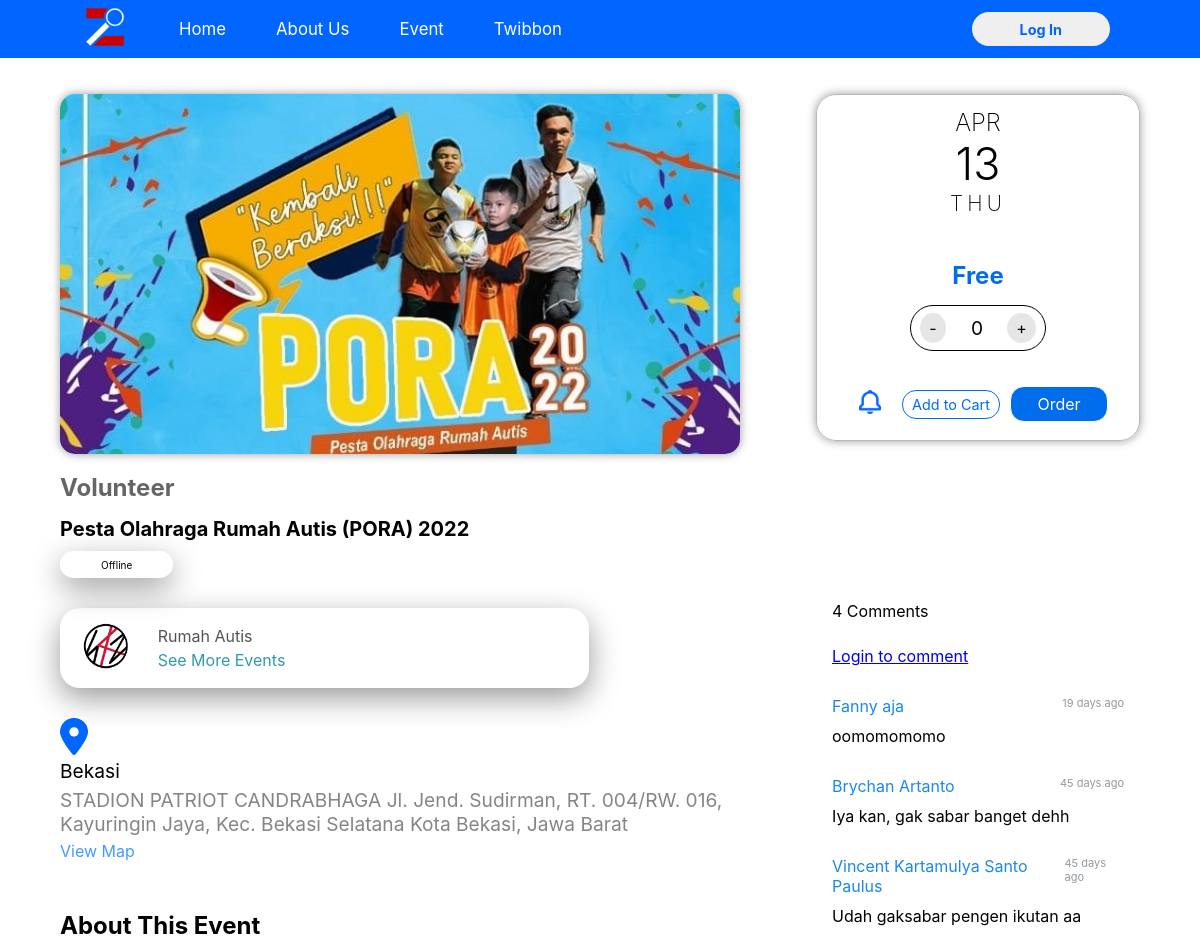
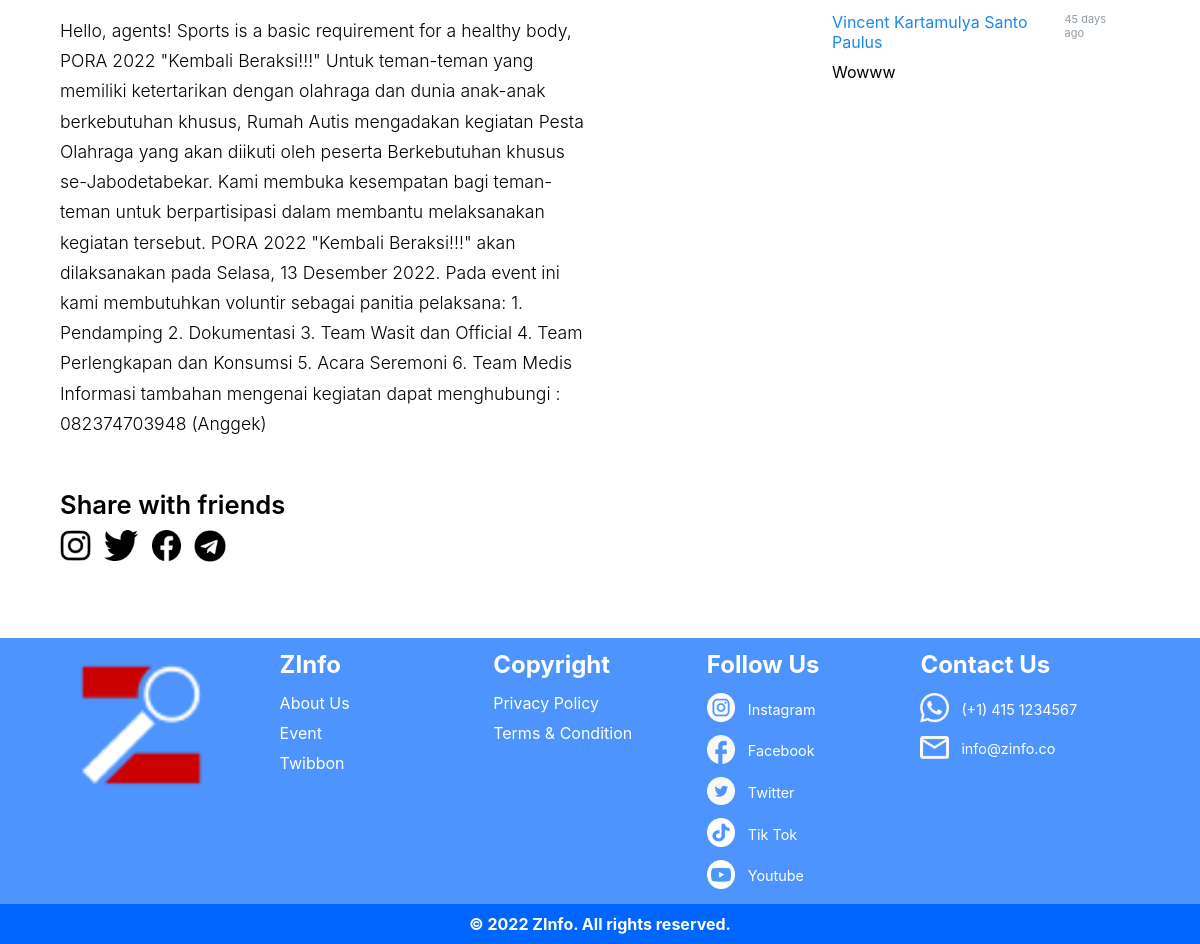
The app's page /detailevent.php?eventID=5 with its own data (2 pictures, top to bottom).
### tables this page shows
CREATE TABLE `event` (
  `EventID` int(11) NOT NULL,
  `KategoriID` int(11) NOT NULL,
  `Nama` varchar(200) NOT NULL,
  `Deskripsi` mediumtext NOT NULL,
  `GambarPoster` varchar(100) DEFAULT NULL,
  `Harga` int(11) NOT NULL,
  `Tanggal` date NOT NULL,
  `Lokasi` varchar(200) NOT NULL,
  `Alamat` varchar(200) NOT NULL,
  `JenisPert` varchar(10) NOT NULL,
  `sisaTicket` int(11) DEFAULT 50,
  `Twibbon` varchar(100) DEFAULT NULL,
  `NamaOrganizer` varchar(200) NOT NULL,
  `Instagram` varchar(100) NOT NULL,
  `Email` varchar(100) DEFAULT NULL,
  `logo` varchar(100) DEFAULT NULL
);

CREATE TABLE `kategori` (
  `KategoriID` int(11) NOT NULL,
  `Kategori` varchar(15) NOT NULL
);

CREATE TABLE `comment` (
  `CommentID` int(11) NOT NULL,
  `EventID` int(11) NOT NULL,
  `UserID` int(11) NOT NULL,
  `comment` text NOT NULL,
  `date` date NOT NULL
);

CREATE TABLE `user` (
  `UserID` int(11) NOT NULL,
  `Nama` varchar(200) NOT NULL,
  `Email` varchar(100) NOT NULL,
  `Password` varchar(100) NOT NULL,
  `TanggalLahir` date DEFAULT NULL,
  `JenisKelamin` char(6) DEFAULT NULL,
  `NoTelp` varchar(12) NOT NULL
);

### detailevent.php (the view, shortened to what this page needs)
<!DOCTYPE html>
<html lang="en">
<head>
    <link rel="stylesheet" href="css/detailevent.css">
</head>
<body>
    <?php
        include "DBconn.php";
        $EventID = $_GET["eventID"];
        $eventdetail = mysqli_query($conn, "SELECT * FROM `event` e JOIN kategori k ON e.KategoriID = k.KategoriID  WHERE EventID = $EventID");
        $detailed = mysqli_fetch_assoc($eventdetail);
    ?>
    <?php include "navbar.php" ?>
    <?php
        $query = "SELECT * FROM comment c JOIN event e ON e.EventID = c.EventID
                JOIN user u ON u.UserID = c.UserID where e.EventID = '$EventID' ORDER BY CommentID DESC";
        $comments = mysqli_query($conn, $query) or die(mysqli_error($conn));
    ?>
    <div id="detail-event">
        <div id="detail-event-left">
            <div>
                <img src="Asset/poster/<?= $detailed['GambarPoster'] ?>" alt="">
            </div>
            <h2 id="event-category"><?= $detailed['Kategori'] ?></h2>
            <h1 id="event-name"><?= $detailed['Nama'] ?></h1>
            <div>
                <p id="event-type">
                    <?= $detailed['JenisPert'] ?>
                </p>
            </div>
            <div id="event-organizer">
                <div>
                    <img src="Asset/event-logo.png" alt="">
                </div>
                <div>
                    <div id="organizer-name">
                        <?= $detailed['NamaOrganizer'] ?>
                    </div>
                    <div id="more-event">
                        <a href="">See More Events</a>
                    </div>
                </div>
            </div>
            <div id="event-location">
                <div>
                    <img src="Asset/location-blue.png" alt="">
                </div>
                <div>
                    <div id="event-location-1">
                        <?= $detailed['Lokasi'] ?>
                    </div>
                    <div id="event-location-2">
                        <?= $detailed['Alamat'] ?>
                    </div>
                    <div>
                        <a href="">View Map</a>
                    </div>
                </div>
            </div>
            <div id="about-event">
                <h2>About This Event</h2>
                <div>
                    <?= $detailed['Deskripsi'] ?>
                </div>
            </div>
            <div id="share-event">
                <div>
                    Share with friends
                </div>
                <div id="share-event-logo">
                    <div>
                        <img src="Asset/black-ig.png" alt="">
                    </div>
                    <div>
                        <img src="Asset/black-twitter.png" alt="">
                    </div>
                    <div>
                        <img src="Asset/black-fb.png" alt="">
                    </div>
                    <div>
                        <img src="Asset/black-tele.png" alt="">
                    </div>
                </div>
            </div>
        </div>
        <div id="detail-event-right">
            <div id="detail-event-right-child">
                <div id="detail-event-right-1">
                    <?php
                        $orgDate = $detailed["Tanggal"];
                        $newDateMonth = date("M", strtotime($orgDate));
                        $newDateDay = date("D", strtotime($orgDate));
                        $newDateDate = date("d", strtotime($orgDate));
                    ?>
                    <div id="event-date">
                        <div id="eventMonth">
                            <?= $newDateMonth ?>
                        </div>
                        <div id="eventDate">
                            <?= $newDateDate ?>
                        </div>
                        <div id="eventDay">
                            <?= $newDateDay ?>
                        </div>
                    </div>
                </div>
                <form action="payment.php" method="POST" id="formOrder">
                <div id="detail-event-right-2">
                    <h2>
                        <?php
                            if($detailed["Harga"]!=0):
                                $hasil = "Rp " . number_format($detailed["Harga"],2,',','.');
                                echo $hasil;
                            else:
                        ?>
                            Free
                        <?php endif; ?>
                    </h2>
                    <div id="event-count">
                        <div>
                            <div id="minButton" onclick="reduceAmount()">-</div>
                        </div>
                        <div id="amount">
                            <input type="text" value="0" id="textAmount" name="qty">
                        </div>
                        <div>
                            <div id="addButton" onclick="addAmount()">+</div>
                        </div>
                    </div>
                </div>
                <div id="detail-event-right-3">
                    <div id="detail-event-right-3-1">
                        <?php if(!isset($_SESSION['login'])) : ?>
                            <img src="Asset/bell-blue.png" alt="" onclick="alert('Tolong login terlebih dahulu')">
                        <?php endif; ?>
                    </div>
                    <div id="detail-event-right-3-2">
                        <?php if(isset($_SESSION['login'])) : ?>
                        <div id="addtocart">
                            Add to Cart
                        </div>
                        <?php else : ?>
                        <div onclick="location.href='login.php'">
                            Add to Cart
                        </div>
                        <?php endif ?>
                    </div>
                    <div id="detail-event-right-3-3">
                    <?php if(isset($_SESSION['login'])) : ?>
                        <button id="directOrder" type="submit">
                            Order
                        </button>
                        <?php else : ?>
                        <div onclick="location.href='login.php'">
                            Order
                        </div>
                    <?php endif ?>
                    </div>
                </div>
                </form>
            </div>
            <div id="detail-event-right-child-2">
                <p>
                    <?= mysqli_num_rows($comments) ?> Comments
                </p>
                <form action="detailevent.php?eventID=<?=$EventID?>" method="POST">
                    <div class="current-comment">
                        <?php
                            if(isset($_SESSION["login"])):
                                $UserID = $_SESSION["id"];
                                $profile = mysqli_query($conn, "SELECT * FROM `user` WHERE UserID = '$UserID'");
                                $profiles = mysqli_fetch_assoc($profile);
                        ?>
                            <p>
                                <?=$profiles['Nama']?>
                            </p>
                            <div class="input-comment">
                                <input type="text" name="comment" placeholder="Add a comment..." id="comment" onkeyup="sending()">
                                <button id="send">
                                    <img src="Asset/send.png">
                                </button>
                            </div>
                        <?php
                            else:
                        ?>
                            <p>
                                <a href="login.php">
                                    Login to comment
                                </a>
                            </p>
                        <?php
                            endif;
                        ?>
                    </div>
                </form>
                <?php
                    foreach($comments as $comment):
                ?>
                    <div class="comment-list">
                        <div class="name-date">
                            <p class="comment-name">
                                <?= $comment['Nama'] ?>
                            </p>
                            <p class="comment-date">
                                <?php
                                    $date = date("Y-m-d");
                                    $diff = abs(strtotime($date) - strtotime($comment['date']));
                                    echo ($diff)/60/60/24;
                                ?>
                                days ago
                            </p>
                        </div>
                        <p>
                            <?= $comment['comment'] ?>
                        </p>
                    </div>
                <?php
                    endforeach;
                ?>
            </div>
        </div>
    </div>
    <?php include "footer.php" ?>
</body>
</html>

### css/detailevent.css (style rules this page uses)
body { max-height: 100%; }
* { margin: 0; padding: 0; font-family: -apple-system, BlinkMacSystemFont, 'Segoe UI', Roboto, Oxygen, Ubuntu, Cantarell, 'Open Sans', 'Helvetica Neue', sans-serif; box-sizing: border-box; }
#detail-event { display: flex; flex-wrap: wrap; margin: 3% 5%; }
#detail-event #detail-event-left { flex: 70%; max-width: 70%; }
#detail-event #detail-event-right { flex: 30%; max-width: 30%; }
#detail-event-left > div > img { width: 90%; height: 30vw; object-fit: cover; box-shadow: 0px 0px 10px rgba(0,0,0, 40%); border-radius: 15px; }
#detail-event-left > h2 { margin-top: 15px; margin-bottom: 15px; }
#event-category { color: #656565; }
#event-type { border-radius: 50px; box-shadow: 0px 10px 30px rgba(0,0,0, 40%); width: 15%; padding: 1% 2%; text-align: center; margin-top: 10px; font-size: 10px; }
#event-name { font-size: 20px; }
#event-organizer { display: flex; flex-wrap: wrap; align-items: center; margin-top: 30px; width: 70%; box-shadow: 0px 10px 30px rgba(0,0,0, 40%); border-radius: 20px; padding: 2% 3%; }
#event-organizer > div > img { width: 60%; }
#event-date { text-transform: uppercase; text-align: center; }
#eventMonth { font-size: 1.5em; font-weight: 200; }
#eventDay { font-size: 1.3em; font-weight: 200; letter-spacing: 0.2em; }
#eventDate { font-size: 2.8em; font-weight: 300; }
#organizer-name { color: #535353; margin-bottom: 4px; }
#more-event a { text-decoration: none; color: #2F9AB1; }
#event-location { margin-top: 30px; display: flex; flex-wrap: wrap; }
#event-location > div > img { margin-right: 15px; }
#event-location a { text-decoration: none; color: #439AFF; }
#event-location-1 { margin-bottom: 5px; font-size: 1.2em; }
#event-location-2 { color: #858585; margin-bottom: 5px; font-size: 1.2em; }
#about-event { margin-top: 50px; }
#about-event > h2 { margin-bottom: 20px; }
#about-event > div { width: 70%; font-weight: 300; line-height: 0.8cm; font-size: 1.1em; }
#share-event { margin-top: 50px; }
#share-event-logo { display: flex; flex-wrap: wrap; }
#share-event > div { font-size: 1.6em; font-weight: 600; margin-bottom: 10px; }
#share-event-logo > div > img { width: 70%; }
#detail-event-right-child { padding: 4% 8%; border: 1px solid #B8B8B8; border-radius: 20px; box-shadow: 0px 0px 10px rgba(0,0,0, 40%); }
#detail-event-right-1 { display: flex; flex-wrap: wrap; justify-content: center; align-items: center; }
#detail-event-right-2 { margin-top: 45px; text-align: center; }
#detail-event-right-2 > h2 { color: #006DEC; font-size: 1.5em; }
#event-count { margin-top: 15px; display: flex; flex-wrap: wrap; align-items: center; justify-content: space-around; margin-right: 25%; margin-left: 25%; border: 1px solid black; border-radius: 30px; padding: 7px 0px; }
#event-count>div>input { border: none; text-align: center; width: 40%; font-size: 1.2em; }
#amount { width: 20%; }
#event-count #minButton,#addButton { border: none; border-radius: 50%; padding: 5px 9px; cursor: pointer; background-color: #E6E6E6; }
#detail-event-right-3 { display: flex; flex-wrap: wrap; align-items: center; text-align: center; margin-top: 30px; }
#detail-event-right-3 #detail-event-right-3-1 { flex: 20%; max-width: 20%; }
#detail-event-right-3 #detail-event-right-3-2 { flex: 40%; max-width: 40%; padding: 2%; }
#detail-event-right-3 #detail-event-right-3-3 { flex: 40%; max-width: 40%; padding: 2%; }
#detail-event-right-3-1 > img { width: 40%; }
#detail-event-right-3-2 > div { width: 100%; border: 1px solid #006DEC; border-radius: 14px; padding: 5% 3%; background-color: white; color: #006DEC; cursor: pointer; font-size: 0.9em; }
#detail-event-right-3-3 > div { width: 100%; border: 1px solid white; border-radius: 14px; padding: 7% 3%; background-color: #006DEC; color: white; cursor: pointer; }
#detail-event-right-child-2 { margin: 20vh 2vh; }
.current-comment { margin-top: 25px; }
.current-comment > p { color: #D85F4F; margin-bottom: 5px; }
.name-date { display: flex; justify-content: space-between; }
.comment-list { margin-top: 30px; }
.comment-name { margin-bottom: 10px; color: #1B88ED; }
.comment-date { font-size: 11px; color: #929AA0; }

### css/navbar.css (style rules this page uses)
* { box-sizing: border-box; margin: 0; padding: 0; }

### records on screen
event: GambarPoster (picture), KategoriID.Kategori "Volunteer", Nama "Pesta Olahraga Rumah Autis (PORA) 2022", JenisPert "Offline", NamaOrganizer "Rumah Autis", Lokasi "Bekasi", Alamat "STADION PATRIOT CANDRABHAGA Jl. Jend. Sudirman, RT. 004/RW. 016, Kayuringin Jaya, Kec. Bekasi Selatana Kota Bekasi, Jawa Barat", Deskripsi "Hello, agents! Sports is a basic requirement for a healthy body, PORA 2022 \"Kembali Beraksi!!!\" Untuk teman-teman yang memiliki ketertarikan dengan olahraga dan dunia anak-anak berkebutuhan khusus, Rumah Autis mengadakan kegiatan Pesta Olahraga yang akan diikuti oleh peserta Berkebutuhan khusus se-Jabodetabekar. Kami membuka kesempatan bagi teman-teman untuk berpartisipasi dalam membantu melaksanakan kegiatan tersebut. PORA 2022 \"Kembali Beraksi!!!\" akan dilaksanakan pada Selasa, 13 Desember 2022. Pada event ini kami membutuhkan voluntir sebagai panitia pelaksana: 1. Pendamping 2. Dokumentasi 3. Team Wasit dan Official 4. Team Perlengkapan dan Konsumsi 5. Acara Seremoni 6. Team Medis…"
comment: UserID.Nama "Fanny aja", comment "oomomomomo"
comment: UserID.Nama "Brychan Artanto", comment "Iya kan, gak sabar banget dehh"
comment: UserID.Nama "Vincent Kartamulya Santo Paulus", comment "Udah gaksabar pengen ikutan aa"
comment: UserID.Nama "Vincent Kartamulya Santo Paulus", comment "Wowww"

### other values on screen
mysqli_num_rows($comments) "4"
